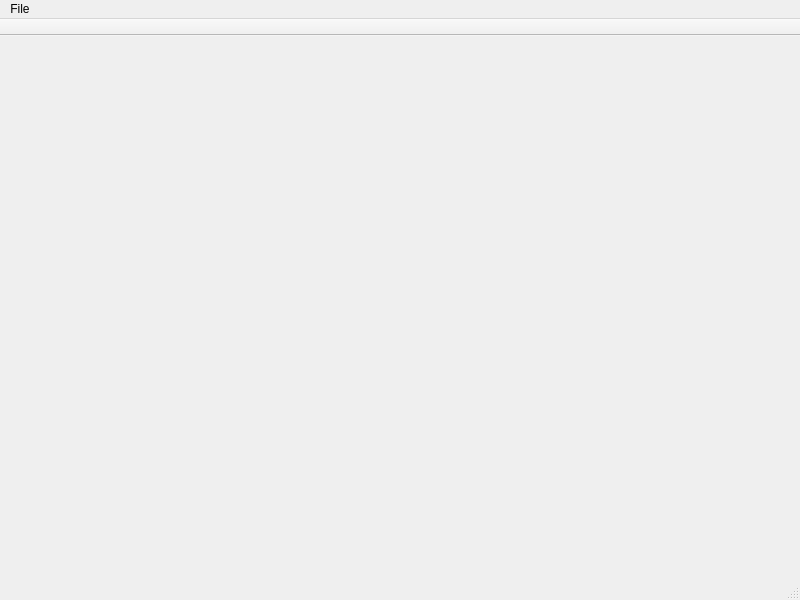
<?xml version="1.0" encoding="UTF-8"?>
<ui version="4.0">
 <class>MainWindow</class>
 <widget class="QMainWindow" name="MainWindow">
  <property name="geometry">
   <rect>
    <x>0</x>
    <y>0</y>
    <width>800</width>
    <height>600</height>
   </rect>
  </property>
  <property name="windowTitle">
   <string>Debugger X64 (OllyDbg Clone)</string>
  </property>
  <widget class="QWidget" name="centralWidget"/>
  <widget class="QMenuBar" name="menuBar">
   <property name="geometry">
    <rect>
     <x>0</x>
     <y>0</y>
     <width>800</width>
     <height>21</height>
    </rect>
   </property>
   <widget class="QMenu" name="menuFile">
    <property name="title">
     <string>File</string>
    </property>
    <addaction name="actionOpen"/>
    <addaction name="actionExit"/>
   </widget>
   <addaction name="menuFile"/>
  </widget>
  <widget class="QToolBar" name="mainToolBar">
   <property name="movable">
    <bool>false</bool>
   </property>
   <attribute name="toolBarArea">
    <enum>TopToolBarArea</enum>
   </attribute>
   <attribute name="toolBarBreak">
    <bool>false</bool>
   </attribute>
  </widget>
  <widget class="QStatusBar" name="statusBar"/>
  <action name="actionOpen">
   <property name="text">
    <string>Open</string>
   </property>
  </action>
  <action name="actionExit">
   <property name="text">
    <string>Exit</string>
   </property>
  </action>
 </widget>
 <layoutdefault spacing="6" margin="11"/>
 <resources/>
 <connections/>
</ui>
